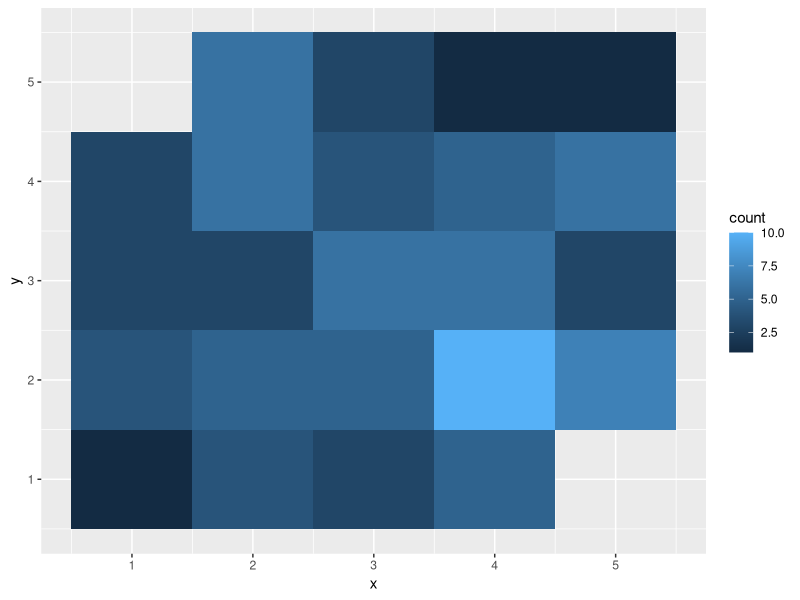

Write the R code that produced this figure.
# Plot a binned scatterplot for discrete ordinal variables (e.g., Likert scale responses)

x <- round(runif(100,1,5))
y <- round(runif(100,1,5))
xy.data <- data.frame(x,y)

library(ggplot2)
xy.binned <- ggplot(xy.data,aes(x,y))
v <- 1:6 - .5
xy.binned + stat_bin2d(breaks=list(x=v,y=v))
